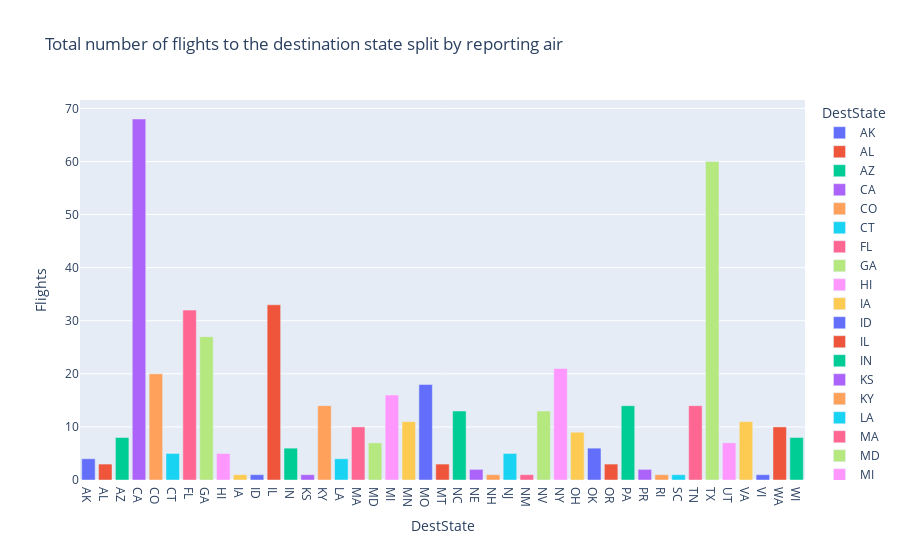

The cell this chart's notebook holds for it:
### Markdown cell above
### `Bar Chart:`
Let us use a bar chart to extract number of flights that goes to a destination.

### Code cell
bar_data = data.groupby(['DestState'])['Flights'].sum().reset_index()

fig= px.bar(bar_data, x ='DestState', y ='Flights',
            title ='Total number of flights to the destination state split by reporting air',
            color =bar_data['DestState'])

fig.show()

### Figure 1 — Plotly figure (JSON) as saved in the notebook; plotly's stock layout.template omitted (floating-point values rounded to 4 significant figures)
{"data": [{"alignmentgroup": "True", "hovertemplate": "DestState=%{x}<br>Flights=%{y}<extra></extra>", "legendgroup": "AK", "marker": {"color": "#636efa", "pattern": {"shape": ""}}, "name": "AK", "offsetgroup": "AK", "orientation": "v", "showlegend": true, "textposition": "auto", "type": "bar", "x": ["AK"], "xaxis": "x", "y": [4], "yaxis": "y"}, {"alignmentgroup": "True", "hovertemplate": "DestState=%{x}<br>Flights=%{y}<extra></extra>", "legendgroup": "AL", "marker": {"color": "#EF553B", "pattern": {"shape": ""}}, "name": "AL", "offsetgroup": "AL", "orientation": "v", "showlegend": true, "textposition": "auto", "type": "bar", "x": ["AL"], "xaxis": "x", "y": [3], "yaxis": "y"}, {"alignmentgroup": "True", "hovertemplate": "DestState=%{x}<br>Flights=%{y}<extra></extra>", "legendgroup": "AZ", "marker": {"color": "#00cc96", "pattern": {"shape": ""}}, "name": "AZ", "offsetgroup": "AZ", "orientation": "v", "showlegend": true, "textposition": "auto", "type": "bar", "x": ["AZ"], "xaxis": "x", "y": [8], "yaxis": "y"}, {"alignmentgroup": "True", "hovertemplate": "DestState=%{x}<br>Flights=%{y}<extra></extra>", "legendgroup": "CA", "marker": {"color": "#ab63fa", "pattern": {"shape": ""}}, "name": "CA", "offsetgroup": "CA", "orientation": "v", "showlegend": true, "textposition": "auto", "type": "bar", "x": ["CA"], "xaxis": "x", "y": [68], "yaxis": "y"}, {"alignmentgroup": "True", "hovertemplate": "DestState=%{x}<br>Flights=%{y}<extra></extra>", "legendgroup": "CO", "marker": {"color": "#FFA15A", "pattern": {"shape": ""}}, "name": "CO", "offsetgroup": "CO", "orientation": "v", "showlegend": true, "textposition": "auto", "type": "bar", "x": ["CO"], "xaxis": "x", "y": [20], "yaxis": "y"}, {"alignmentgroup": "True", "hovertemplate": "DestState=%{x}<br>Flights=%{y}<extra></extra>", "legendgroup": "CT", "marker": {"color": "#19d3f3", "pattern": {"shape": ""}}, "name": "CT", "offsetgroup": "CT", "orientation": "v", "showlegend": true, "textposition": "auto", "type": "bar", "x": ["CT"], "xaxis": "x", "y": [5], "yaxis": "y"}, {"alignmentgroup": "True", "hovertemplate": "DestState=%{x}<br>Flights=%{y}<extra></extra>", "legendgroup": "FL", "marker": {"color": "#FF6692", "pattern": {"shape": ""}}, "name": "FL", "offsetgroup": "FL", "orientation": "v", "showlegend": true, "textposition": "auto", "type": "bar", "x": ["FL"], "xaxis": "x", "y": [32], "yaxis": "y"}, {"alignmentgroup": "True", "hovertemplate": "DestState=%{x}<br>Flights=%{y}<extra></extra>", "legendgroup": "GA", "marker": {"color": "#B6E880", "pattern": {"shape": ""}}, "name": "GA", "offsetgroup": "GA", "orientation": "v", "showlegend": true, "textposition": "auto", "type": "bar", "x": ["GA"], "xaxis": "x", "y": [27], "yaxis": "y"}, {"alignmentgroup": "True", "hovertemplate": "DestState=%{x}<br>Flights=%{y}<extra></extra>", "legendgroup": "HI", "marker": {"color": "#FF97FF", "pattern": {"shape": ""}}, "name": "HI", "offsetgroup": "HI", "orientation": "v", "showlegend": true, "textposition": "auto", "type": "bar", "x": ["HI"], "xaxis": "x", "y": [5], "yaxis": "y"}, {"alignmentgroup": "True", "hovertemplate": "DestState=%{x}<br>Flights=%{y}<extra></extra>", "legendgroup": "IA", "marker": {"color": "#FECB52", "pattern": {"shape": ""}}, "name": "IA", "offsetgroup": "IA", "orientation": "v", "showlegend": true, "textposition": "auto", "type": "bar", "x": ["IA"], "xaxis": "x", "y": [1], "yaxis": "y"}, {"alignmentgroup": "True", "hovertemplate": "DestState=%{x}<br>Flights=%{y}<extra></extra>", "legendgroup": "ID", "marker": {"color": "#636efa", "pattern": {"shape": ""}}, "name": "ID", "offsetgroup": "ID", "orientation": "v", "showlegend": true, "textposition": "auto", "type": "bar", "x": ["ID"], "xaxis": "x", "y": [1], "yaxis": "y"}, {"alignmentgroup": "True", "hovertemplate": "DestState=%{x}<br>Flights=%{y}<extra></extra>", "legendgroup": "IL", "marker": {"color": "#EF553B", "pattern": {"shape": ""}}, "name": "IL", "offsetgroup": "IL", "orientation": "v", "showlegend": true, "textposition": "auto", "type": "bar", "x": ["IL"], "xaxis": "x", "y": [33], "yaxis": "y"}, {"alignmentgroup": "True", "hovertemplate": "DestState=%{x}<br>Flights=%{y}<extra></extra>", "legendgroup": "IN", "marker": {"color": "#00cc96", "pattern": {"shape": ""}}, "name": "IN", "offsetgroup": "IN", "orientation": "v", "showlegend": true, "textposition": "auto", "type": "bar", "x": ["IN"], "xaxis": "x", "y": [6], "yaxis": "y"}, {"alignmentgroup": "True", "hovertemplate": "DestState=%{x}<br>Flights=%{y}<extra></extra>", "legendgroup": "KS", "marker": {"color": "#ab63fa", "pattern": {"shape": ""}}, "name": "KS", "offsetgroup": "KS", "orientation": "v", "showlegend": true, "textposition": "auto", "type": "bar", "x": ["KS"], "xaxis": "x", "y": [1], "yaxis": "y"}, {"alignmentgroup": "True", "hovertemplate": "DestState=%{x}<br>Flights=%{y}<extra></extra>", "legendgroup": "KY", "marker": {"color": "#FFA15A", "pattern": {"shape": ""}}, "name": "KY", "offsetgroup": "KY", "orientation": "v", "showlegend": true, "textposition": "auto", "type": "bar", "x": ["KY"], "xaxis": "x", "y": [14], "yaxis": "y"}, {"alignmentgroup": "True", "hovertemplate": "DestState=%{x}<br>Flights=%{y}<extra></extra>", "legendgroup": "LA", "marker": {"color": "#19d3f3", "pattern": {"shape": ""}}, "name": "LA", "offsetgroup": "LA", "orientation": "v", "showlegend": true, "textposition": "auto", "type": "bar", "x": ["LA"], "xaxis": "x", "y": [4], "yaxis": "y"}, {"alignmentgroup": "True", "hovertemplate": "DestState=%{x}<br>Flights=%{y}<extra></extra>", "legendgroup": "MA", "marker": {"color": "#FF6692", "pattern": {"shape": ""}}, "name": "MA", "offsetgroup": "MA", "orientation": "v", "showlegend": true, "textposition": "auto", "type": "bar", "x": ["MA"], "xaxis": "x", "y": [10], "yaxis": "y"}, {"alignmentgroup": "True", "hovertemplate": "DestState=%{x}<br>Flights=%{y}<extra></extra>", "legendgroup": "MD", "marker": {"color": "#B6E880", "pattern": {"shape": ""}}, "name": "MD", "offsetgroup": "MD", "orientation": "v", "showlegend": true, "textposition": "auto", "type": "bar", "x": ["MD"], "xaxis": "x", "y": [7], "yaxis": "y"}, {"alignmentgroup": "True", "hovertemplate": "DestState=%{x}<br>Flights=%{y}<extra></extra>", "legendgroup": "MI", "marker": {"color": "#FF97FF", "pattern": {"shape": ""}}, "name": "MI", "offsetgroup": "MI", "orientation": "v", "showlegend": true, "textposition": "auto", "type": "bar", "x": ["MI"], "xaxis": "x", "y": [16], "yaxis": "y"}, {"alignmentgroup": "True", "hovertemplate": "DestState=%{x}<br>Flights=%{y}<extra></extra>", "legendgroup": "MN", "marker": {"color": "#FECB52", "pattern": {"shape": ""}}, "name": "MN", "offsetgroup": "MN", "orientation": "v", "showlegend": true, "textposition": "auto", "type": "bar", "x": ["MN"], "xaxis": "x", "y": [11], "yaxis": "y"}, {"alignmentgroup": "True", "hovertemplate": "DestState=%{x}<br>Flights=%{y}<extra></extra>", "legendgroup": "MO", "marker": {"color": "#636efa", "pattern": {"shape": ""}}, "name": "MO", "offsetgroup": "MO", "orientation": "v", "showlegend": true, "textposition": "auto", "type": "bar", "x": ["MO"], "xaxis": "x", "y": [18], "yaxis": "y"}, {"alignmentgroup": "True", "hovertemplate": "DestState=%{x}<br>Flights=%{y}<extra></extra>", "legendgroup": "MT", "marker": {"color": "#EF553B", "pattern": {"shape": ""}}, "name": "MT", "offsetgroup": "MT", "orientation": "v", "showlegend": true, "textposition": "auto", "type": "bar", "x": ["MT"], "xaxis": "x", "y": [3], "yaxis": "y"}, {"alignmentgroup": "True", "hovertemplate": "DestState=%{x}<br>Flights=%{y}<extra></extra>", "legendgroup": "NC", "marker": {"color": "#00cc96", "pattern": {"shape": ""}}, "name": "NC", "offsetgroup": "NC", "orientation": "v", "showlegend": true, "textposition": "auto", "type": "bar", "x": ["NC"], "xaxis": "x", "y": [13], "yaxis": "y"}, {"alignmentgroup": "True", "hovertemplate": "DestState=%{x}<br>Flights=%{y}<extra></extra>", "legendgroup": "NE", "marker": {"color": "#ab63fa", "pattern": {"shape": ""}}, "name": "NE", "offsetgroup": "NE", "orientation": "v", "showlegend": true, "textposition": "auto", "type": "bar", "x": ["NE"], "xaxis": "x", "y": [2], "yaxis": "y"}, {"alignmentgroup": "True", "hovertemplate": "DestState=%{x}<br>Flights=%{y}<extra></extra>", "legendgroup": "NH", "marker": {"color": "#FFA15A", "pattern": {"shape": ""}}, "name": "NH", "offsetgroup": "NH", "orientation": "v", "showlegend": true, "textposition": "auto", "type": "bar", "x": ["NH"], "xaxis": "x", "y": [1], "yaxis": "y"}, {"alignmentgroup": "True", "hovertemplate": "DestState=%{x}<br>Flights=%{y}<extra></extra>", "legendgroup": "NJ", "marker": {"color": "#19d3f3", "pattern": {"shape": ""}}, "name": "NJ", "offsetgroup": "NJ", "orientation": "v", "showlegend": true, "textposition": "auto", "type": "bar", "x": ["NJ"], "xaxis": "x", "y": [5], "yaxis": "y"}, {"alignmentgroup": "True", "hovertemplate": "DestState=%{x}<br>Flights=%{y}<extra></extra>", "legendgroup": "NM", "marker": {"color": "#FF6692", "pattern": {"shape": ""}}, "name": "NM", "offsetgroup": "NM", "orientation": "v", "showlegend": true, "textposition": "auto", "type": "bar", "x": ["NM"], "xaxis": "x", "y": [1], "yaxis": "y"}, {"alignmentgroup": "True", "hovertemplate": "DestState=%{x}<br>Flights=%{y}<extra></extra>", "legendgroup": "NV", "marker": {"color": "#B6E880", "pattern": {"shape": ""}}, "name": "NV", "offsetgroup": "NV", "orientation": "v", "showlegend": true, "textposition": "auto", "type": "bar", "x": ["NV"], "xaxis": "x", "y": [13], "yaxis": "y"}, {"alignmentgroup": "True", "hovertemplate": "DestState=%{x}<br>Flights=%{y}<extra></extra>", "legendgroup": "NY", "marker": {"color": "#FF97FF", "pattern": {"shape": ""}}, "name": "NY", "offsetgroup": "NY", "orientation": "v", "showlegend": true, "textposition": "auto", "type": "bar", "x": ["NY"], "xaxis": "x", "y": [21], "yaxis": "y"}, {"alignmentgroup": "True", "hovertemplate": "DestState=%{x}<br>Flights=%{y}<extra></extra>", "legendgroup": "OH", "marker": {"color": "#FECB52", "pattern": {"shape": ""}}, "name": "OH", "offsetgroup": "OH", "orientation": "v", "showlegend": true, "textposition": "auto", "type": "bar", "x": ["OH"], "xaxis": "x", "y": [9], "yaxis": "y"}, {"alignmentgroup": "True", "hovertemplate": "DestState=%{x}<br>Flights=%{y}<extra></extra>", "legendgroup": "OK", "marker": {"color": "#636efa", "pattern": {"shape": ""}}, "name": "OK", "offsetgroup": "OK", "orientation": "v", "showlegend": true, "textposition": "auto", "type": "bar", "x": ["OK"], "xaxis": "x", "y": [6], "yaxis": "y"}, {"alignmentgroup": "True", "hovertemplate": "DestState=%{x}<br>Flights=%{y}<extra></extra>", "legendgroup": "OR", "marker": {"color": "#EF553B", "pattern": {"shape": ""}}, "name": "OR", "offsetgroup": "OR", "orientation": "v", "showlegend": true, "textposition": "auto", "type": "bar", "x": ["OR"], "xaxis": "x", "y": [3], "yaxis": "y"}, {"alignmentgroup": "True", "hovertemplate": "DestState=%{x}<br>Flights=%{y}<extra></extra>", "legendgroup": "PA", "marker": {"color": "#00cc96", "pattern": {"shape": ""}}, "name": "PA", "offsetgroup": "PA", "orientation": "v", "showlegend": true, "textposition": "auto", "type": "bar", "x": ["PA"], "xaxis": "x", "y": [14], "yaxis": "y"}, {"alignmentgroup": "True", "hovertemplate": "DestState=%{x}<br>Flights=%{y}<extra></extra>", "legendgroup": "PR", "marker": {"color": "#ab63fa", "pattern": {"shape": ""}}, "name": "PR", "offsetgroup": "PR", "orientation": "v", "showlegend": true, "textposition": "auto", "type": "bar", "x": ["PR"], "xaxis": "x", "y": [2], "yaxis": "y"}, {"alignmentgroup": "True", "hovertemplate": "DestState=%{x}<br>Flights=%{y}<extra></extra>", "legendgroup": "RI", "marker": {"color": "#FFA15A", "pattern": {"shape": ""}}, "name": "RI", "offsetgroup": "RI", "orientation": "v", "showlegend": true, "textposition": "auto", "type": "bar", "x": ["RI"], "xaxis": "x", "y": [1], "yaxis": "y"}, {"alignmentgroup": "True", "hovertemplate": "DestState=%{x}<br>Flights=%{y}<extra></extra>", "legendgroup": "SC", "marker": {"color": "#19d3f3", "pattern": {"shape": ""}}, "name": "SC", "offsetgroup": "SC", "orientation": "v", "showlegend": true, "textposition": "auto", "type": "bar", "x": ["SC"], "xaxis": "x", "y": [1], "yaxis": "y"}, {"alignmentgroup": "True", "hovertemplate": "DestState=%{x}<br>Flights=%{y}<extra></extra>", "legendgroup": "TN", "marker": {"color": "#FF6692", "pattern": {"shape": ""}}, "name": "TN", "offsetgroup": "TN", "orientation": "v", "showlegend": true, "textposition": "auto", "type": "bar", "x": ["TN"], "xaxis": "x", "y": [14], "yaxis": "y"}, {"alignmentgroup": "True", "hovertemplate": "DestState=%{x}<br>Flights=%{y}<extra></extra>", "legendgroup": "TX", "marker": {"color": "#B6E880", "pattern": {"shape": ""}}, "name": "TX", "offsetgroup": "TX", "orientation": "v", "showlegend": true, "textposition": "auto", "type": "bar", "x": ["TX"], "xaxis": "x", "y": [60], "yaxis": "y"}, {"alignmentgroup": "True", "hovertemplate": "DestState=%{x}<br>Flights=%{y}<extra></extra>", "legendgroup": "UT", "marker": {"color": "#FF97FF", "pattern": {"shape": ""}}, "name": "UT", "offsetgroup": "UT", "orientation": "v", "showlegend": true, "textposition": "auto", "type": "bar", "x": ["UT"], "xaxis": "x", "y": [7], "yaxis": "y"}, {"alignmentgroup": "True", "hovertemplate": "DestState=%{x}<br>Flights=%{y}<extra></extra>", "legendgroup": "VA", "marker": {"color": "#FECB52", "pattern": {"shape": ""}}, "name": "VA", "offsetgroup": "VA", "orientation": "v", "showlegend": true, "textposition": "auto", "type": "bar", "x": ["VA"], "xaxis": "x", "y": [11], "yaxis": "y"}, {"alignmentgroup": "True", "hovertemplate": "DestState=%{x}<br>Flights=%{y}<extra></extra>", "legendgroup": "VI", "marker": {"color": "#636efa", "pattern": {"shape": ""}}, "name": "VI", "offsetgroup": "VI", "orientation": "v", "showlegend": true, "textposition": "auto", "type": "bar", "x": ["VI"], "xaxis": "x", "y": [1], "yaxis": "y"}, {"alignmentgroup": "True", "hovertemplate": "DestState=%{x}<br>Flights=%{y}<extra></extra>", "legendgroup": "WA", "marker": {"color": "#EF553B", "pattern": {"shape": ""}}, "name": "WA", "offsetgroup": "WA", "orientation": "v", "showlegend": true, "textposition": "auto", "type": "bar", "x": ["WA"], "xaxis": "x", "y": [10], "yaxis": "y"}, {"alignmentgroup": "True", "hovertemplate": "DestState=%{x}<br>Flights=%{y}<extra></extra>", "legendgroup": "WI", "marker": {"color": "#00cc96", "pattern": {"shape": ""}}, "name": "WI", "offsetgroup": "WI", "orientation": "v", "showlegend": true, "textposition": "auto", "type": "bar", "x": ["WI"], "xaxis": "x", "y": [8], "yaxis": "y"}], "layout": {"barmode": "relative", "legend": {"title": {"text": "DestState"}, "tracegroupgap": 0}, "title": {"text": "Total number of flights to the destination state split by reporting air"}, "xaxis": {"anchor": "y", "categoryarray": ["AK", "AL", "AZ", "CA", "CO", "CT", "FL", "GA", "HI", "IA", "ID", "IL", "IN", "KS", "KY", "LA", "MA", "MD", "MI", "MN", "MO", "MT", "NC", "NE", "NH", "NJ", "NM", "NV", "NY", "OH", "OK", "OR", "PA", "PR", "RI", "SC", "TN", "TX", "UT", "VA", "VI", "WA", "WI"], "categoryorder": "array", "domain": [0, 1], "title": {"text": "DestState"}}, "yaxis": {"anchor": "x", "domain": [0, 1], "title": {"text": "Flights"}}}}
